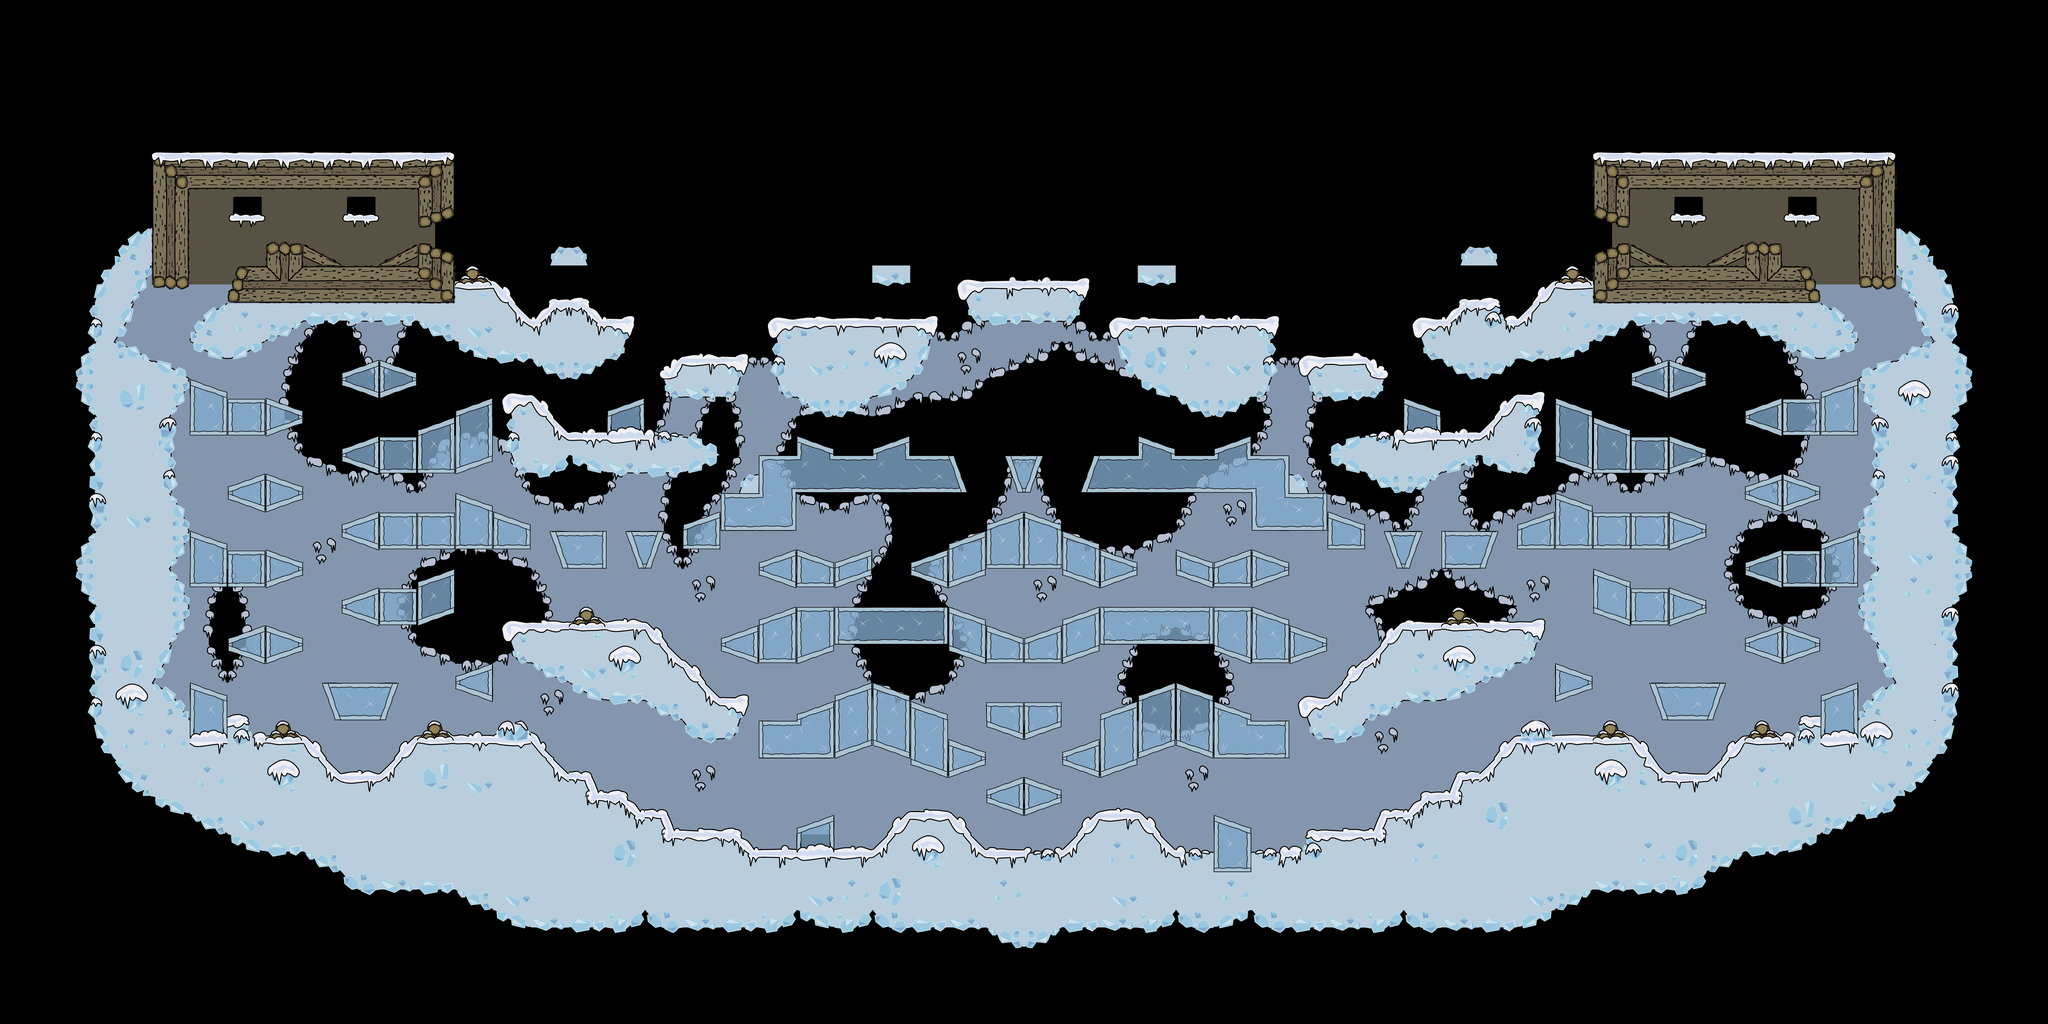

This game map was drawn from its Tiled (.tmx) file and the tilesets committed beside it. A one-line description and the trimmed map source follow:
An orthogonal 54x27 tile map with 128x128 px tiles, 2 tile layers (tilebg, tile) and 34 objects (6x spritefg, 2x wp_p_09, sp_p_01, sp_p_02, sp_p_03, ...).

<map version="1.0" tiledversion="1.1.5" orientation="orthogonal" renderorder="right-down" width="54" height="27" tilewidth="128" tileheight="128" infinite="0" nextobjectid="35">
 <tileset firstgid="1" source="t64Snow_new.tsx" />
 <layer name="tilebg" width="54" height="27">
  <data>[1458 cells, 527 non-empty, 32 distinct tile ids]</data>
 </layer>
 <layer name="tile" width="54" height="27">
  <data>[1458 cells, 708 non-empty, 122 distinct tile ids]</data>
 </layer>
 <objectgroup name="objects">
  <object id="1" name="sp_p_01" x="672" y="160" />
  <object id="2" name="sp_p_02" x="2788" y="164" />
  <object id="3" name="sp_p_03" x="1730" y="374" />
  <object id="4" name="sp_p_04" x="2848" y="1246" />
  <object id="5" name="sp_p_05" x="610" y="1242" />
  <object id="6" name="sp_p_06" x="1730" y="994" />
  <object id="7" name="sp_p_07" x="676" y="698" />
  <object id="8" name="sp_p_08" x="2782" y="698" />
  <object id="9" name="wp_p_01" x="610" y="408">
   <properties>
    <property name="weapon" value="smaw,shotgun,m14" />
   </properties>
  </object>
  <object id="10" name="wp_p_02" x="2850" y="402">
   <properties>
    <property name="weapon" value="smaw,shotgun,m14" />
   </properties>
  </object>
  <object id="11" name="wp_p_03" x="1730" y="402">
   <properties>
    <property name="weapon" value="m93ba,flame,phasr,gasnade,proxynade" />
   </properties>
  </object>
  <object id="12" name="wp_p_04" x="1730" y="1398">
   <properties>
    <property name="weapon" value="shotgun,riot,machete" />
   </properties>
  </object>
  <object id="13" name="wp_p_05" x="2414" y="1012">
   <properties>
    <property name="weapon" value="ak47,m16" />
   </properties>
  </object>
  <object id="14" name="wp_p_06" x="1038" y="1002">
   <properties>
    <property name="weapon" value="ak47,m16" />
   </properties>
  </object>
  <object id="15" name="wp_p_07" x="610" y="1264">
   <properties>
    <property name="weapon" value="mp5,proxynade" />
   </properties>
  </object>
  <object id="16" name="wp_p_08" x="2852" y="1268">
   <properties>
    <property name="weapon" value="mp5,proxynade" />
   </properties>
  </object>
  <object id="17" name="wp_p_09" x="1726" y="1158">
   <properties>
    <property name="weapon" value="healthpack,fragnade,gasnade,m14" />
   </properties>
  </object>
  <object id="18" name="wp_p_09" x="706" y="836">
   <properties>
    <property name="weapon" value="healthpack,m16" />
   </properties>
  </object>
  <object id="19" name="wp_p_10" x="2754" y="834">
   <properties>
    <property name="weapon" value="healthpack,m16" />
   </properties>
  </object>
  <object id="20" name="wp_p_11" x="1726" y="732">
   <properties>
    <property name="weapon" value="shotgun,phasr,riot,ak47" />
   </properties>
  </object>
  <object id="21" name="spritefg" x="961" y="426">
   <properties>
    <property name="sprite" value="everTree" />
   </properties>
  </object>
  <object id="22" name="spritefg" x="2495" y="428">
   <properties>
    <property name="sprite" value="everTree" />
   </properties>
  </object>
  <object id="23" name="spritefg" x="1394" y="542">
   <properties>
    <property name="sprite" value="bushLeaf" />
   </properties>
  </object>
  <object id="24" name="spritefg" x="2059" y="541">
   <properties>
    <property name="sprite" value="bushLeaf" />
   </properties>
  </object>
  <object id="25" name="spritefg" x="1953" y="460">
   <properties>
    <property name="sprite" value="everTree" />
   </properties>
  </object>
  <object id="26" name="spritefg" x="1503" y="460">
   <properties>
    <property name="sprite" value="everTree" />
   </properties>
  </object>
  <object id="27" name="fp_b_1" x="416" y="671">
   <properties>
    <property name="sprite" value="flagStationBlue" />
   </properties>
  </object>
  <object id="28" name="fp_1" x="416" y="640" />
  <object id="29" name="ctf_sp_1" x="384" y="98" />
  <object id="30" name="ctf_sp_2" x="3136" y="98" />
  <object id="31" name="fp_b_2" x="3040" y="669">
   <properties>
    <property name="sprite" value="flagStationOrange" />
   </properties>
  </object>
  <object id="32" name="fp_2" x="3040" y="637" />
  <object id="33" name="ctf_wp_2" x="2476" y="858">
   <properties>
    <property name="weapon" value="flame" />
   </properties>
  </object>
  <object id="34" name="ctf_wp_1" x="974" y="860">
   <properties>
    <property name="weapon" value="flame" />
   </properties>
  </object>
 </objectgroup>
</map>
